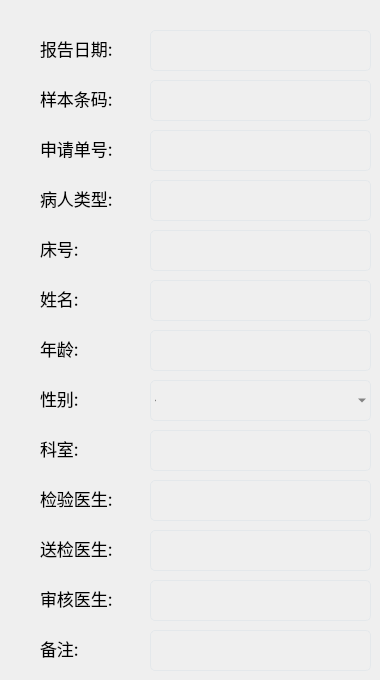
        <widget class="QWidget" name="page_4">
          <widget class="QLineEdit" name="ldtSmapleID">
            <property name="geometry">
              <rect>
                <x>150</x>
                <y>80</y>
                <width>221</width>
                <height>41</height>
              </rect>
            </property>
            <property name="font">
              <font>
                <family>Noto Sans CJK SC</family>
                <pointsize>-1</pointsize>
                <weight>50</weight>
                <italic>false</italic>
                <bold>false</bold>
              </font>
            </property>
            <property name="focusPolicy">
              <enum>Qt::ClickFocus</enum>
            </property>
            <property name="styleSheet">
              <string notr="true">border:1px solid #E4E8EB;border-radius:5px;padding:2px 4px;background-color: transparent;color:#444444;
font:18px "Noto Sans CJK SC";</string>
            </property>
            <property name="text">
              <string></string>
            </property>
            <property name="alignment">
              <set>Qt::AlignCenter</set>
            </property>
            <property name="readOnly">
              <bool>true</bool>
            </property>
          </widget>
          <widget class="QLabel" name="label_7">
            <property name="geometry">
              <rect>
                <x>40</x>
                <y>80</y>
                <width>91</width>
                <height>36</height>
              </rect>
            </property>
            <property name="font">
              <font>
                <family>Noto Sans CJK SC</family>
                <pointsize>13</pointsize>
                <weight>50</weight>
                <bold>false</bold>
              </font>
            </property>
            <property name="focusPolicy">
              <enum>Qt::NoFocus</enum>
            </property>
            <property name="text">
              <string>样本条码:</string>
            </property>
          </widget>
          <widget class="QLineEdit" name="ldtName">
            <property name="geometry">
              <rect>
                <x>150</x>
                <y>280</y>
                <width>221</width>
                <height>41</height>
              </rect>
            </property>
            <property name="font">
              <font>
                <family>Noto Sans CJK SC</family>
                <pointsize>-1</pointsize>
                <weight>50</weight>
                <italic>false</italic>
                <bold>false</bold>
              </font>
            </property>
            <property name="focusPolicy">
              <enum>Qt::ClickFocus</enum>
            </property>
            <property name="styleSheet">
              <string notr="true">border:1px solid #E4E8EB;border-radius:5px;padding:2px 4px;background-color: transparent;color:#444444;
font:18px "Noto Sans CJK SC";</string>
            </property>
            <property name="text">
              <string></string>
            </property>
            <property name="alignment">
              <set>Qt::AlignCenter</set>
            </property>
          </widget>
          <widget class="QLabel" name="label_8">
            <property name="geometry">
              <rect>
                <x>40</x>
                <y>280</y>
                <width>91</width>
                <height>36</height>
              </rect>
            </property>
            <property name="font">
              <font>
                <family>Noto Sans CJK SC</family>
                <pointsize>13</pointsize>
                <weight>50</weight>
                <bold>false</bold>
              </font>
            </property>
            <property name="focusPolicy">
              <enum>Qt::NoFocus</enum>
            </property>
            <property name="text">
              <string>姓名:</string>
            </property>
          </widget>
          <widget class="QLabel" name="label_9">
            <property name="geometry">
              <rect>
                <x>40</x>
                <y>330</y>
                <width>91</width>
                <height>36</height>
              </rect>
            </property>
            <property name="font">
              <font>
                <family>Noto Sans CJK SC</family>
                <pointsize>13</pointsize>
                <weight>50</weight>
                <bold>false</bold>
              </font>
            </property>
            <property name="focusPolicy">
              <enum>Qt::NoFocus</enum>
            </property>
            <property name="text">
              <string>年龄:</string>
            </property>
          </widget>
          <widget class="QLineEdit" name="ldtAge">
            <property name="geometry">
              <rect>
                <x>150</x>
                <y>330</y>
                <width>221</width>
                <height>41</height>
              </rect>
            </property>
            <property name="font">
              <font>
                <family>Noto Sans CJK SC</family>
                <pointsize>-1</pointsize>
                <weight>50</weight>
                <italic>false</italic>
                <bold>false</bold>
              </font>
            </property>
            <property name="focusPolicy">
              <enum>Qt::ClickFocus</enum>
            </property>
            <property name="styleSheet">
              <string notr="true">border:1px solid #E4E8EB;border-radius:5px;padding:2px 4px;background-color: transparent;color:#444444;
font:18px "Noto Sans CJK SC";</string>
            </property>
            <property name="text">
              <string></string>
            </property>
            <property name="alignment">
              <set>Qt::AlignCenter</set>
            </property>
          </widget>
          <widget class="QLabel" name="label_10">
            <property name="geometry">
              <rect>
                <x>40</x>
                <y>380</y>
                <width>91</width>
                <height>36</height>
              </rect>
            </property>
            <property name="font">
              <font>
                <family>Noto Sans CJK SC</family>
                <pointsize>13</pointsize>
                <weight>50</weight>
                <bold>false</bold>
              </font>
            </property>
            <property name="focusPolicy">
              <enum>Qt::NoFocus</enum>
            </property>
            <property name="text">
              <string>性别:</string>
            </property>
          </widget>
          <widget class="QComboBox" name="cbxSex">
            <property name="geometry">
              <rect>
                <x>150</x>
                <y>380</y>
                <width>221</width>
                <height>41</height>
              </rect>
            </property>
            <property name="font">
              <font>
                <family>Noto Sans CJK SC</family>
                <pointsize>-1</pointsize>
                <weight>50</weight>
                <italic>false</italic>
                <bold>false</bold>
              </font>
            </property>
            <property name="focusPolicy">
              <enum>Qt::ClickFocus</enum>
            </property>
            <property name="styleSheet">
              <string notr="true">QComboBox{
	border:1px solid #E4E8EB;
	border-radius:	5px;
	padding:2px 4px;
	background-color: transparent;
	color:#444444;
	font:18px "Noto Sans CJK SC";
}

QComboBox QAbstractItemView {
    border: none;
	color:#444444;
	font:20px "Noto Sans CJK SC";
}

QComboBox QAbstractItemView::item {
    height: 50px;
}

</string>
            </property>
            <item>
              <property name="text">
                <string>男</string>
              </property>
            </item>
            <item>
              <property name="text">
                <string>女</string>
              </property>
            </item>
          </widget>
          <widget class="QLineEdit" name="ldtApplyNumber">
            <property name="geometry">
              <rect>
                <x>150</x>
                <y>130</y>
                <width>221</width>
                <height>41</height>
              </rect>
            </property>
            <property name="font">
              <font>
                <family>Noto Sans CJK SC</family>
                <pointsize>-1</pointsize>
                <weight>50</weight>
                <italic>false</italic>
                <bold>false</bold>
              </font>
            </property>
            <property name="focusPolicy">
              <enum>Qt::ClickFocus</enum>
            </property>
            <property name="styleSheet">
              <string notr="true">border:1px solid #E4E8EB;border-radius:5px;padding:2px 4px;background-color: transparent;color:#444444;
font:18px "Noto Sans CJK SC";</string>
            </property>
            <property name="text">
              <string></string>
            </property>
            <property name="alignment">
              <set>Qt::AlignCenter</set>
            </property>
          </widget>
          <widget class="QLabel" name="label_11">
            <property name="geometry">
              <rect>
                <x>40</x>
                <y>130</y>
                <width>91</width>
                <height>36</height>
              </rect>
            </property>
            <property name="font">
              <font>
                <family>Noto Sans CJK SC</family>
                <pointsize>13</pointsize>
                <weight>50</weight>
                <bold>false</bold>
              </font>
            </property>
            <property name="focusPolicy">
              <enum>Qt::NoFocus</enum>
            </property>
            <property name="text">
              <string>申请单号:</string>
            </property>
          </widget>
          <widget class="QLabel" name="label_12">
            <property name="geometry">
              <rect>
                <x>40</x>
                <y>480</y>
                <width>91</width>
                <height>36</height>
              </rect>
            </property>
            <property name="font">
              <font>
                <family>Noto Sans CJK SC</family>
                <pointsize>13</pointsize>
                <weight>50</weight>
                <bold>false</bold>
              </font>
            </property>
            <property name="focusPolicy">
              <enum>Qt::NoFocus</enum>
            </property>
            <property name="text">
              <string>检验医生:</string>
            </property>
          </widget>
          <widget class="QLabel" name="label_13">
            <property name="geometry">
              <rect>
                <x>40</x>
                <y>530</y>
                <width>91</width>
                <height>36</height>
              </rect>
            </property>
            <property name="font">
              <font>
                <family>Noto Sans CJK SC</family>
                <pointsize>13</pointsize>
                <weight>50</weight>
                <bold>false</bold>
              </font>
            </property>
            <property name="focusPolicy">
              <enum>Qt::NoFocus</enum>
            </property>
            <property name="text">
              <string>送检医生:</string>
            </property>
          </widget>
          <widget class="QLabel" name="label_14">
            <property name="geometry">
              <rect>
                <x>40</x>
                <y>580</y>
                <width>91</width>
                <height>36</height>
              </rect>
            </property>
            <property name="font">
              <font>
                <family>Noto Sans CJK SC</family>
                <pointsize>13</pointsize>
                <weight>50</weight>
                <bold>false</bold>
              </font>
            </property>
            <property name="focusPolicy">
              <enum>Qt::NoFocus</enum>
            </property>
            <property name="text">
              <string>审核医生:</string>
            </property>
          </widget>
          <widget class="QLabel" name="label_15">
            <property name="geometry">
              <rect>
                <x>40</x>
                <y>180</y>
                <width>91</width>
                <height>36</height>
              </rect>
            </property>
            <property name="font">
              <font>
                <family>Noto Sans CJK SC</family>
                <pointsize>13</pointsize>
                <weight>50</weight>
                <bold>false</bold>
              </font>
            </property>
            <property name="focusPolicy">
              <enum>Qt::NoFocus</enum>
            </property>
            <property name="text">
              <string>病人类型:</string>
            </property>
          </widget>
          <widget class="QLabel" name="label_16">
            <property name="geometry">
              <rect>
                <x>40</x>
                <y>230</y>
                <width>91</width>
                <height>36</height>
              </rect>
            </property>
            <property name="font">
              <font>
                <family>Noto Sans CJK SC</family>
                <pointsize>13</pointsize>
                <weight>50</weight>
                <bold>false</bold>
              </font>
            </property>
            <property name="focusPolicy">
              <enum>Qt::NoFocus</enum>
            </property>
            <property name="text">
              <string>床号:</string>
            </property>
          </widget>
          <widget class="QLineEdit" name="ldtChuangHao">
            <property name="geometry">
              <rect>
                <x>150</x>
                <y>230</y>
                <width>221</width>
                <height>41</height>
              </rect>
            </property>
            <property name="font">
              <font>
                <family>Noto Sans CJK SC</family>
                <pointsize>-1</pointsize>
                <weight>50</weight>
                <italic>false</italic>
                <bold>false</bold>
              </font>
            </property>
            <property name="focusPolicy">
              <enum>Qt::ClickFocus</enum>
            </property>
            <property name="styleSheet">
              <string notr="true">border:1px solid #E4E8EB;border-radius:5px;padding:2px 4px;background-color: transparent;color:#444444;
font:18px "Noto Sans CJK SC";</string>
            </property>
            <property name="text">
              <string></string>
            </property>
            <property name="alignment">
              <set>Qt::AlignCenter</set>
            </property>
          </widget>
          <widget class="QLabel" name="label_17">
            <property name="geometry">
              <rect>
                <x>40</x>
                <y>430</y>
                <width>91</width>
                <height>36</height>
              </rect>
            </property>
            <property name="font">
              <font>
                <family>Noto Sans CJK SC</family>
                <pointsize>13</pointsize>
                <weight>50</weight>
                <bold>false</bold>
              </font>
            </property>
            <property name="focusPolicy">
              <enum>Qt::NoFocus</enum>
            </property>
            <property name="text">
              <string>科室:</string>
            </property>
          </widget>
          <widget class="QLabel" name="label_18">
            <property name="geometry">
              <rect>
                <x>40</x>
                <y>630</y>
                <width>91</width>
                <height>36</height>
              </rect>
            </property>
            <property name="font">
              <font>
                <family>Noto Sans CJK SC</family>
                <pointsize>13</pointsize>
                <weight>50</weight>
                <bold>false</bold>
              </font>
            </property>
            <property name="focusPolicy">
              <enum>Qt::NoFocus</enum>
            </property>
            <property name="text">
              <string>备注:</string>
            </property>
          </widget>
          <widget class="QLineEdit" name="ldtBeiZhu">
            <property name="geometry">
              <rect>
                <x>150</x>
                <y>630</y>
                <width>221</width>
                <height>41</height>
              </rect>
            </property>
            <property name="font">
              <font>
                <family>Noto Sans CJK SC</family>
                <pointsize>-1</pointsize>
                <weight>50</weight>
                <italic>false</italic>
                <bold>false</bold>
              </font>
            </property>
            <property name="focusPolicy">
              <enum>Qt::ClickFocus</enum>
            </property>
            <property name="styleSheet">
              <string notr="true">border:1px solid #E4E8EB;border-radius:5px;padding:2px 4px;background-color: transparent;color:#444444;
font:18px "Noto Sans CJK SC";</string>
            </property>
            <property name="text">
              <string></string>
            </property>
            <property name="alignment">
              <set>Qt::AlignCenter</set>
            </property>
          </widget>
          <widget class="QLineEdit" name="ldtReportDate">
            <property name="geometry">
              <rect>
                <x>150</x>
                <y>30</y>
                <width>221</width>
                <height>41</height>
              </rect>
            </property>
            <property name="font">
              <font>
                <family>Noto Sans CJK SC</family>
                <pointsize>-1</pointsize>
                <weight>50</weight>
                <italic>false</italic>
                <bold>false</bold>
              </font>
            </property>
            <property name="focusPolicy">
              <enum>Qt::ClickFocus</enum>
            </property>
            <property name="styleSheet">
              <string notr="true">border:1px solid #E4E8EB;border-radius:5px;padding:2px 4px;background-color: transparent;color:#444444;
font:18px "Noto Sans CJK SC";</string>
            </property>
            <property name="text">
              <string></string>
            </property>
            <property name="alignment">
              <set>Qt::AlignCenter</set>
            </property>
            <property name="readOnly">
              <bool>true</bool>
            </property>
          </widget>
          <widget class="QLabel" name="label_19">
            <property name="geometry">
              <rect>
                <x>40</x>
                <y>30</y>
                <width>91</width>
                <height>36</height>
              </rect>
            </property>
            <property name="font">
              <font>
                <family>Noto Sans CJK SC</family>
                <pointsize>13</pointsize>
                <weight>50</weight>
                <bold>false</bold>
              </font>
            </property>
            <property name="focusPolicy">
              <enum>Qt::NoFocus</enum>
            </property>
            <property name="text">
              <string>报告日期:</string>
            </property>
          </widget>
          <widget class="QLineEdit" name="ldtBingRenLeiXin">
            <property name="geometry">
              <rect>
                <x>150</x>
                <y>180</y>
                <width>221</width>
                <height>41</height>
              </rect>
            </property>
            <property name="font">
              <font>
                <family>Noto Sans CJK SC</family>
                <pointsize>-1</pointsize>
                <weight>50</weight>
                <italic>false</italic>
                <bold>false</bold>
              </font>
            </property>
            <property name="focusPolicy">
              <enum>Qt::ClickFocus</enum>
            </property>
            <property name="styleSheet">
              <string notr="true">border:1px solid #E4E8EB;border-radius:5px;padding:2px 4px;background-color: transparent;color:#444444;
font:18px "Noto Sans CJK SC";</string>
            </property>
            <property name="text">
              <string></string>
            </property>
            <property name="alignment">
              <set>Qt::AlignCenter</set>
            </property>
          </widget>
          <widget class="QLineEdit" name="ldtKeShi">
            <property name="geometry">
              <rect>
                <x>150</x>
                <y>430</y>
                <width>221</width>
                <height>41</height>
              </rect>
            </property>
            <property name="font">
              <font>
                <family>Noto Sans CJK SC</family>
                <pointsize>-1</pointsize>
                <weight>50</weight>
                <italic>false</italic>
                <bold>false</bold>
              </font>
            </property>
            <property name="focusPolicy">
              <enum>Qt::ClickFocus</enum>
            </property>
            <property name="styleSheet">
              <string notr="true">border:1px solid #E4E8EB;border-radius:5px;padding:2px 4px;background-color: transparent;color:#444444;
font:18px "Noto Sans CJK SC";</string>
            </property>
            <property name="text">
              <string></string>
            </property>
            <property name="alignment">
              <set>Qt::AlignCenter</set>
            </property>
          </widget>
          <widget class="QLineEdit" name="ldtJianYan">
            <property name="geometry">
              <rect>
                <x>150</x>
                <y>480</y>
                <width>221</width>
                <height>41</height>
              </rect>
            </property>
            <property name="font">
              <font>
                <family>Noto Sans CJK SC</family>
                <pointsize>-1</pointsize>
                <weight>50</weight>
                <italic>false</italic>
                <bold>false</bold>
              </font>
            </property>
            <property name="focusPolicy">
              <enum>Qt::ClickFocus</enum>
            </property>
            <property name="styleSheet">
              <string notr="true">border:1px solid #E4E8EB;border-radius:5px;padding:2px 4px;background-color: transparent;color:#444444;
font:18px "Noto Sans CJK SC";</string>
            </property>
            <property name="text">
              <string></string>
            </property>
            <property name="alignment">
              <set>Qt::AlignCenter</set>
            </property>
          </widget>
          <widget class="QLineEdit" name="ldtSongJian">
            <property name="geometry">
              <rect>
                <x>150</x>
                <y>530</y>
                <width>221</width>
                <height>41</height>
              </rect>
            </property>
            <property name="font">
              <font>
                <family>Noto Sans CJK SC</family>
                <pointsize>-1</pointsize>
                <weight>50</weight>
                <italic>false</italic>
                <bold>false</bold>
              </font>
            </property>
            <property name="focusPolicy">
              <enum>Qt::ClickFocus</enum>
            </property>
            <property name="styleSheet">
              <string notr="true">border:1px solid #E4E8EB;border-radius:5px;padding:2px 4px;background-color: transparent;color:#444444;
font:18px "Noto Sans CJK SC";</string>
            </property>
            <property name="text">
              <string></string>
            </property>
            <property name="alignment">
              <set>Qt::AlignCenter</set>
            </property>
          </widget>
          <widget class="QLineEdit" name="ldtShenHe">
            <property name="geometry">
              <rect>
                <x>150</x>
                <y>580</y>
                <width>221</width>
                <height>41</height>
              </rect>
            </property>
            <property name="font">
              <font>
                <family>Noto Sans CJK SC</family>
                <pointsize>-1</pointsize>
                <weight>50</weight>
                <italic>false</italic>
                <bold>false</bold>
              </font>
            </property>
            <property name="focusPolicy">
              <enum>Qt::ClickFocus</enum>
            </property>
            <property name="styleSheet">
              <string notr="true">border:1px solid #E4E8EB;border-radius:5px;padding:2px 4px;background-color: transparent;color:#444444;
font:18px "Noto Sans CJK SC";</string>
            </property>
            <property name="text">
              <string></string>
            </property>
            <property name="alignment">
              <set>Qt::AlignCenter</set>
            </property>
          </widget>
        </widget>
